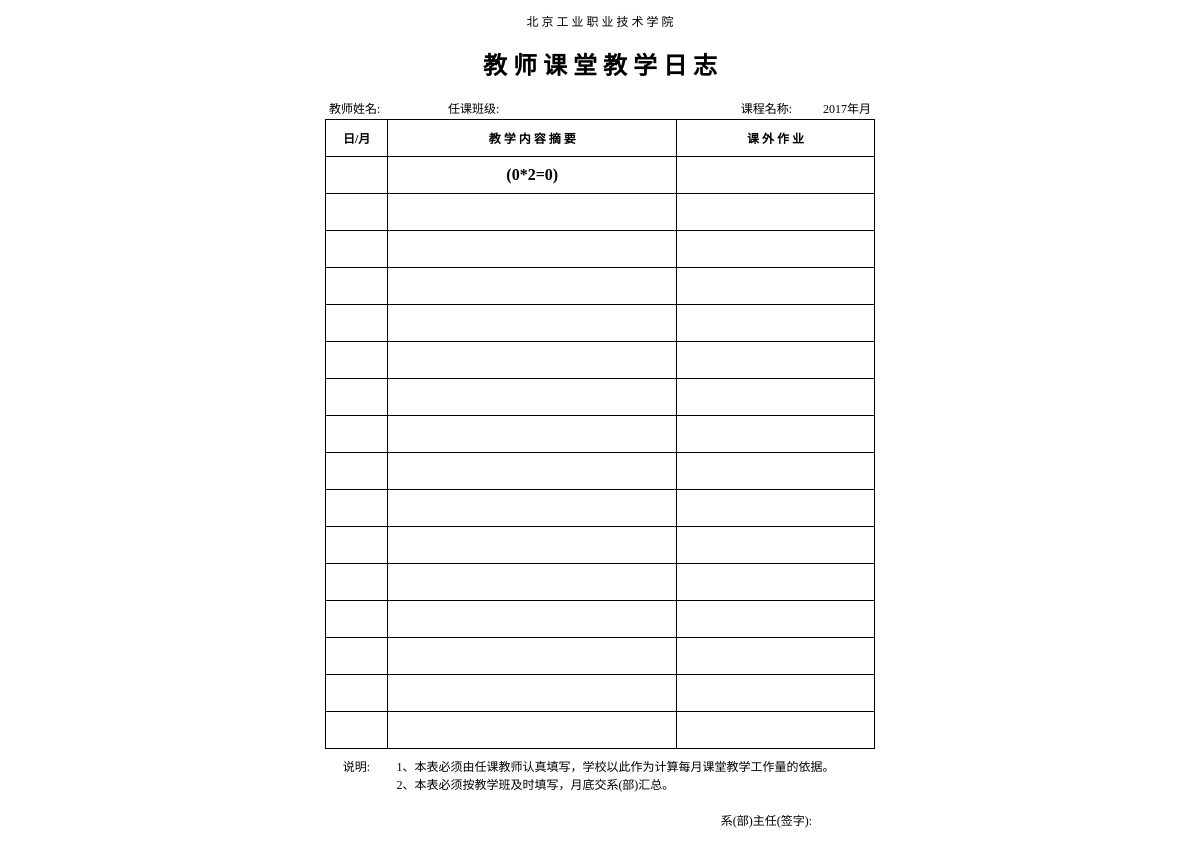
Before: /tealog/editTeaPlanDetail.php?tea_id=55 with the older database file.
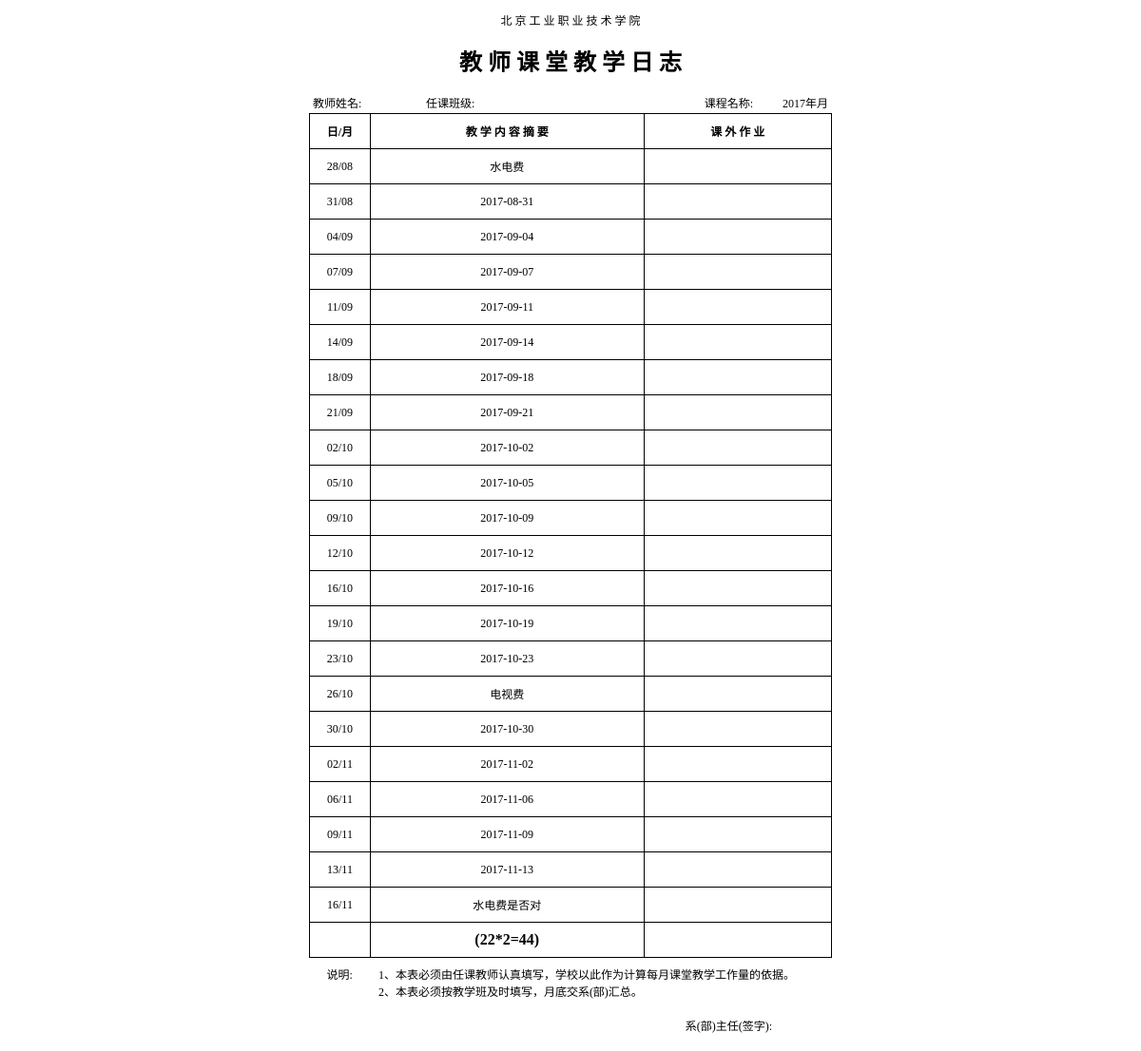
After: the same page with the newer database file.
### tables this page shows
CREATE TABLE `tb_teachingplaninfo` (
  `tp_id` int(11) NOT NULL AUTO_INCREMENT,
  `tea_id` int(11) NOT NULL,
  `tp_content` varchar(500) NOT NULL,
  `tp_time` varchar(50) NOT NULL,
  `tp_kewai` varchar(255) DEFAULT NULL COMMENT '课外作业',
  PRIMARY KEY (`tp_id`)
);

### tealog/editTeaPlanDetail.php (the view, shortened to what this page needs)
 <!DOCTYPE html PUBLIC '-//W3C//DTD XHTML 1.0 Transitional//EN' 'http://www.w3.org/TR/xhtml1/DTD/xhtml1-transitional.dtd'>
<html>
<head>
</head>
<body>
<?php
$tea_id=$_GET['tea_id'];
@$id = mysql_connect("localhost","root","root");
if($tea_id!=''){
 $sql_plan="select tp_id,tea_id,tp_content,tp_time from  tb_teachingPlanInfo where tea_id=$tea_id order by tp_time";
 $result = mysql_query($sql_plan,$id);
 echo "<div id='page1'>";
 echo "<div style='text-align:center;width:550px;border:0px solid red;margin:0 auto;'>";
 echo "<p>北 京 工 业 职 业 技 术 学 院</p>";
echo "<h1>教 师 课 堂 教 学 日 志</h1>";
echo "</div>";
echo "<table align='center' style='border:0px solid #fff;'>";
echo "<tr>";
echo "<td style='width:120px;border:0px solid #fff;'>&nbsp;教师姓名:$tea_name</td>";
echo "<td style='width:150px;border:0px solid #fff;'>任课班级:$tea_class</td>";
echo "<td style='text-align:right;border:0px solid #fff;'>课程名称:$tea_cou</td>";
echo "<td style='width:80px;text-align:right;border:0px solid #fff;'>".date('Y')."年".$month."月&nbsp;</td>";
echo "</tr>";
echo "<table align='center' border='1' cellspacing='0' cellpadding='8'  bordercolor='#000'>";
echo "<tr>";
echo "<td style='width:50px;text-align:center;font-weight:bold;'>日/月</td>";
echo "<td style='width:300px;text-align:center;font-weight:bold;'>教&nbsp;学&nbsp;内&nbsp;容&nbsp;摘&nbsp;要</td>";
echo "<td style='width:200px;text-align:center;font-weight:bold;'>课&nbsp;外&nbsp;作&nbsp;业</td>";
echo "</tr>";
 $rows=0;
 while($row=mysql_fetch_array($result)){
   $rows=$rows+1;
   $tp_content=$row['tp_content'];
   $tp_time=$row['tp_time'];
    echo "<tr><td style='width:50px;text-align:center;'>".date("d",strtotime($tp_time))."/".date("m",strtotime($tp_time))."</td><td  style='width:300px;text-align:center;'>$tp_content</td><td  style='width:200px;text-align:center;'>&nbsp;</td></tr>";
 }
 echo "<tr><td style='text-align:center;'>&nbsp;</td><td  style='font-weight:bold;font-size:16px;text-align:center;'>($rows*2=".($rows*2).")</td><td  style='text-align:center;'>&nbsp;</td></tr>";
 while(($rows++)<15){
 echo "<tr><td style='text-align:center;'>&nbsp;</td><td  style='text-align:center;'>&nbsp;</td><td  style='text-align:center;'>&nbsp;</td></tr>";
 }
echo "<tr ><td valign='top' style='width:50px;border:0px solid #fff;text-align:center;'>说明:</td><td colspan=2 style='border:1px solid #fff;'>1、本表必须由任课教师认真填写，学校以此作为计算每月课堂教学工作量的依据。<br/>2、本表必须按教学班及时填写，月底交系(部)汇总。<br/></td></tr>";
echo "<tr><td colspan=3 style='text-align:right;border:1px solid #fff;'>系(部)主任(签字):&nbsp;&nbsp;&nbsp;&nbsp;&nbsp;&nbsp;&nbsp;&nbsp;&nbsp;&nbsp;&nbsp;&nbsp;&nbsp;&nbsp;&nbsp;&nbsp;&nbsp;&nbsp;</td></tr>";
 echo "</table>";
 echo "</div>";
}
?>
</body>
</html>

Changed rows visible on the page:
added tb_teachingplaninfo: tp_time "28", tp_time "08", tp_content "水电费"
added tb_teachingplaninfo: tp_time "31", tp_time "08", tp_content "2017-08-31"
added tb_teachingplaninfo: tp_time "04", tp_time "09", tp_content "2017-09-04"
added tb_teachingplaninfo: tp_time "07", tp_time "09", tp_content "2017-09-07"
added tb_teachingplaninfo: tp_time "11", tp_time "09", tp_content "2017-09-11"
added tb_teachingplaninfo: tp_time "14", tp_time "09", tp_content "2017-09-14"
added tb_teachingplaninfo: tp_time "18", tp_time "09", tp_content "2017-09-18"
added tb_teachingplaninfo: tp_time "21", tp_time "09", tp_content "2017-09-21"
added tb_teachingplaninfo: tp_time "02", tp_time "10", tp_content "2017-10-02"
added tb_teachingplaninfo: tp_time "05", tp_time "10", tp_content "2017-10-05"
added tb_teachingplaninfo: tp_time "09", tp_time "10", tp_content "2017-10-09"
added tb_teachingplaninfo: tp_time "12", tp_time "10", tp_content "2017-10-12"
added tb_teachingplaninfo: tp_time "16", tp_time "10", tp_content "2017-10-16"
added tb_teachingplaninfo: tp_time "19", tp_time "10", tp_content "2017-10-19"
added tb_teachingplaninfo: tp_time "23", tp_time "10", tp_content "2017-10-23"
added tb_teachingplaninfo: tp_time "26", tp_time "10", tp_content "电视费"
added tb_teachingplaninfo: tp_time "30", tp_time "10", tp_content "2017-10-30"
added tb_teachingplaninfo: tp_time "02", tp_time "11", tp_content "2017-11-02"
added tb_teachingplaninfo: tp_time "06", tp_time "11", tp_content "2017-11-06"
added tb_teachingplaninfo: tp_time "09", tp_time "11", tp_content "2017-11-09"
added tb_teachingplaninfo: tp_time "13", tp_time "11", tp_content "2017-11-13"
added tb_teachingplaninfo: tp_time "16", tp_time "11", tp_content "水电费是否对"
Other visible differences:
$rows: "0" → "22"
$rows*2: "0" → "44"
